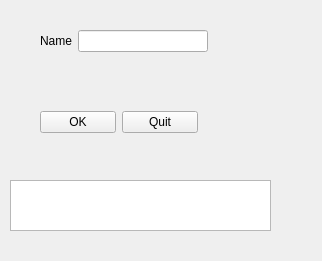
<?xml version="1.0" encoding="UTF-8"?>
<ui version="4.0">
 <class>WizardPage</class>
 <widget class="QWizardPage" name="WizardPage">
  <property name="geometry">
   <rect>
    <x>0</x>
    <y>0</y>
    <width>322</width>
    <height>261</height>
   </rect>
  </property>
  <property name="windowTitle">
   <string>WizardPage</string>
  </property>
  <widget class="QTextBrowser" name="textBrowser">
   <property name="geometry">
    <rect>
     <x>10</x>
     <y>180</y>
     <width>261</width>
     <height>51</height>
    </rect>
   </property>
  </widget>
  <widget class="QWidget" name="">
   <property name="geometry">
    <rect>
     <x>40</x>
     <y>30</y>
     <width>168</width>
     <height>22</height>
    </rect>
   </property>
   <layout class="QHBoxLayout" name="horizontalLayout">
    <item>
     <widget class="QLabel" name="Namelabel">
      <property name="text">
       <string>Name</string>
      </property>
     </widget>
    </item>
    <item>
     <widget class="QLineEdit" name="lineEdit"/>
    </item>
   </layout>
  </widget>
  <widget class="QWidget" name="">
   <property name="geometry">
    <rect>
     <x>40</x>
     <y>110</y>
     <width>158</width>
     <height>25</height>
    </rect>
   </property>
   <layout class="QHBoxLayout" name="horizontalLayout_2">
    <item>
     <widget class="QPushButton" name="okBtn">
      <property name="text">
       <string>OK</string>
      </property>
     </widget>
    </item>
    <item>
     <widget class="QPushButton" name="quitBtn">
      <property name="text">
       <string>Quit</string>
      </property>
     </widget>
    </item>
   </layout>
  </widget>
 </widget>
 <resources/>
 <connections/>
</ui>
